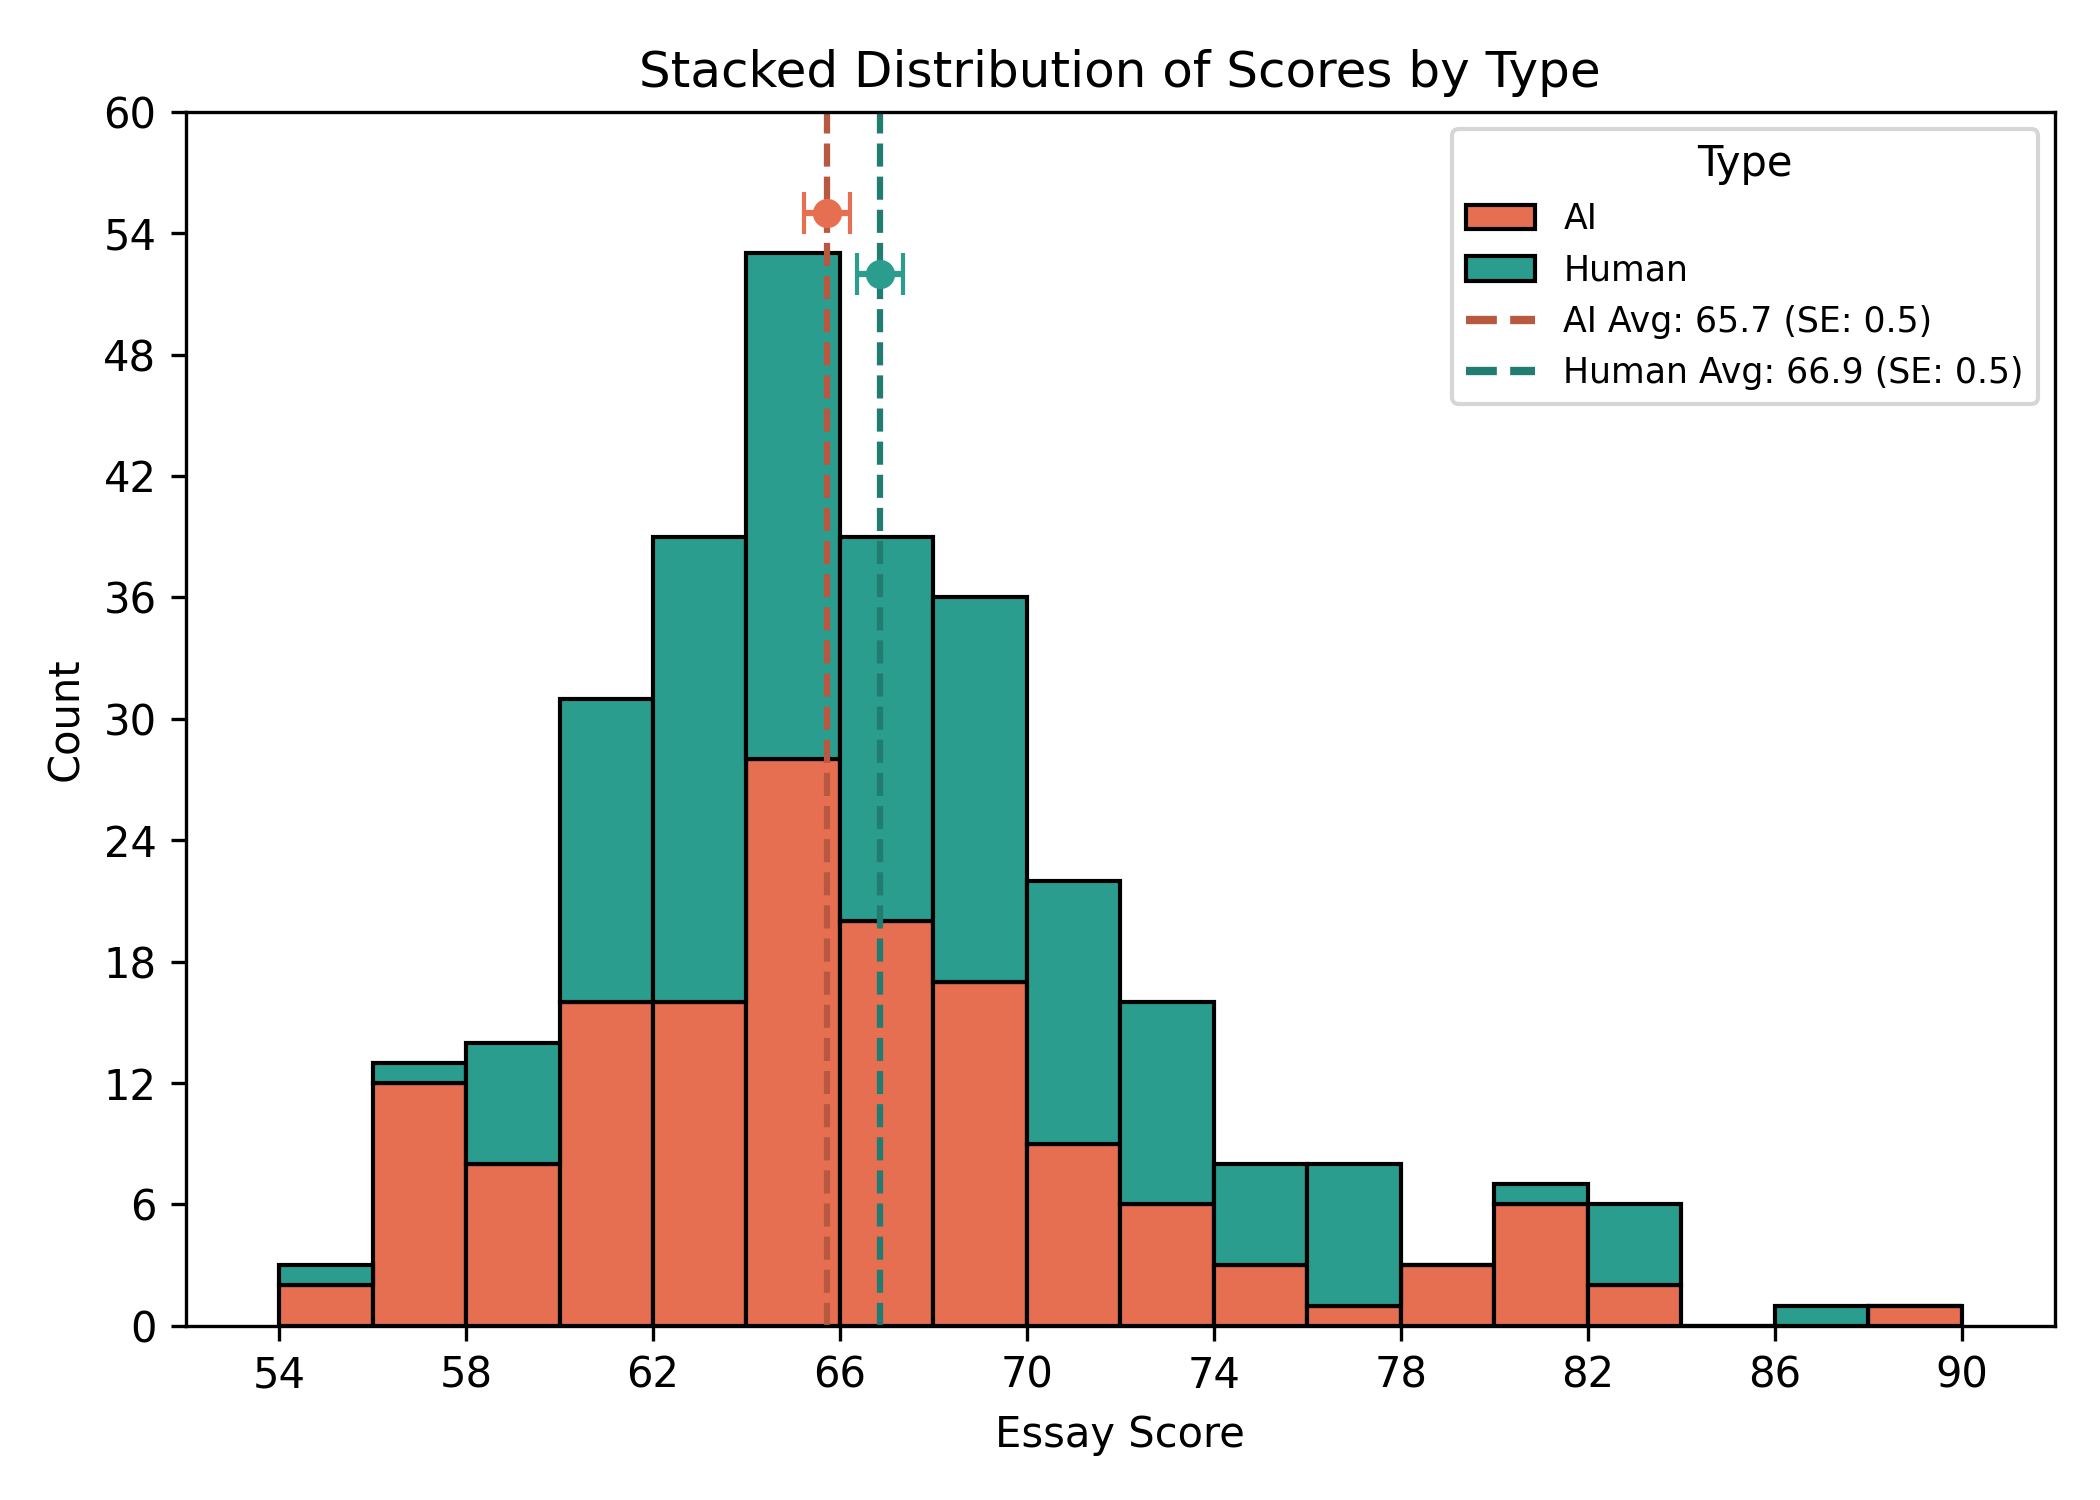

The Python source for this figure:
import matplotlib.pyplot as plt
import pandas as pd
import numpy as np

from matplotlib.ticker import MaxNLocator
from scipy.stats import ttest_ind
from scipy.stats import norm
from matplotlib.lines import Line2D
from matplotlib.patches import Patch

file_path = '../marking-results.xlsx'
colors = ['#E76F51', '#2A9D8F'] 

xl = pd.ExcelFile(file_path)
true_authorship = xl.parse('True')
marker_1 = xl.parse('Marker #1')
marker_2 = xl.parse('Marker #2')
marker_3 = xl.parse('Marker #3')
marker_4 = xl.parse('Marker #4')
marker_5 = xl.parse('Marker #5')

scores_data = pd.DataFrame()
for df in [marker_1, marker_2, marker_3, marker_4, marker_5]:
    df_merged = df[['Candidate', 'Total']].merge(true_authorship, left_on='Candidate', right_on='Document Code', how='left')
    scores_data = pd.concat([scores_data, df_merged])

fig, ax = plt.subplots(figsize=(7, 5))
human_scores = scores_data[scores_data['Authorship'] == 'Human']['Total']
ai_scores = scores_data[scores_data['Authorship'] == 'AI']['Total']

bins = range(int(scores_data['Total'].min()), int(scores_data['Total'].max()) + 2, 2)
ax.hist([ai_scores, human_scores], bins=bins, stacked=True, color=colors, label=['AI', 'Human'], edgecolor='black')
ax.yaxis.set_major_locator(MaxNLocator(integer=True))
ax.xaxis.set_major_locator(MaxNLocator(integer=True))

mean_human = human_scores.mean()
mean_ai = ai_scores.mean()
sd_human = human_scores.std()
sd_ai = ai_scores.std()
se_human = round(sd_human/np.sqrt(150),1)
se_ai = round(sd_ai/np.sqrt(150),1)

print('Human: ', mean_human, sd_human)
print('AI: ', mean_ai, sd_ai)

vlines = ['#217d72', '#b85840'] # green then red
ax.vlines(mean_human, 0, human_scores.count(), color=vlines[0], linestyle='--', label=f'Human Avg: {mean_human:.2f}')
ax.vlines(mean_ai, 0, ai_scores.count(), color=vlines[1], linestyle='--', label=f'AI Avg: {mean_ai:.2f}')

y_pos_human = 52
y_pos_ai = 55

ax.errorbar(mean_human, y_pos_human, xerr=se_human, fmt='o', color=colors[1], capsize=5)
ax.errorbar(mean_ai, y_pos_ai, xerr=se_ai, fmt='o', color=colors[0], capsize=5)
ax.legend(title='Type', loc='upper right', fontsize='small', 
          labels=['Human', 'AI', f'Human Avg: {mean_human:.2f} (SD: {sd_human:.2f})', f'AI Avg: {mean_ai:.2f} (SD: {sd_ai:.2f})'])

legend_elements = [
    Patch(facecolor='#E76F51', edgecolor='black', label='AI'),
    Patch(facecolor='#2A9D8F', edgecolor='black', label='Human'),
    Line2D([0], [0], color='#b85840', lw=2, linestyle='--', label=f'AI Avg: {mean_ai:.1f} (SE: {se_ai})'),
    Line2D([0], [0], color='#217d72', lw=2, linestyle='--', label=f'Human Avg: {mean_human:.1f} (SE: {se_human})')
]

ax.legend(handles=legend_elements, title='Type', loc='upper right', fontsize='small')
ax.set_title('Stacked Distribution of Scores by Type')
ax.set_xlabel('Essay Score')
ax.set_ylabel('Count')
ax.set_ylim(0,60)

bin_edges = np.arange(54, 92, 4)

plt.xticks(bin_edges)
plt.xlim(52,92)
plt.tight_layout()  # Adjust layout to make room for the legend
plt.savefig('all-scores.png', dpi=300)
plt.show()

ttest_results = {
    'Metric': ['Means'],
    'P-value': [
        ttest_ind(human_scores, ai_scores).pvalue,
    ]
}

ttest_results_df = pd.DataFrame(ttest_results)
print("T-Test Results for Comparing Human and AI Essays:\n")
print(ttest_results_df.to_string(index=False))

print('Cumulative probability of a z-score for X = 60:', 100*(1 - norm.cdf((60 - mean_ai) / sd_ai)))